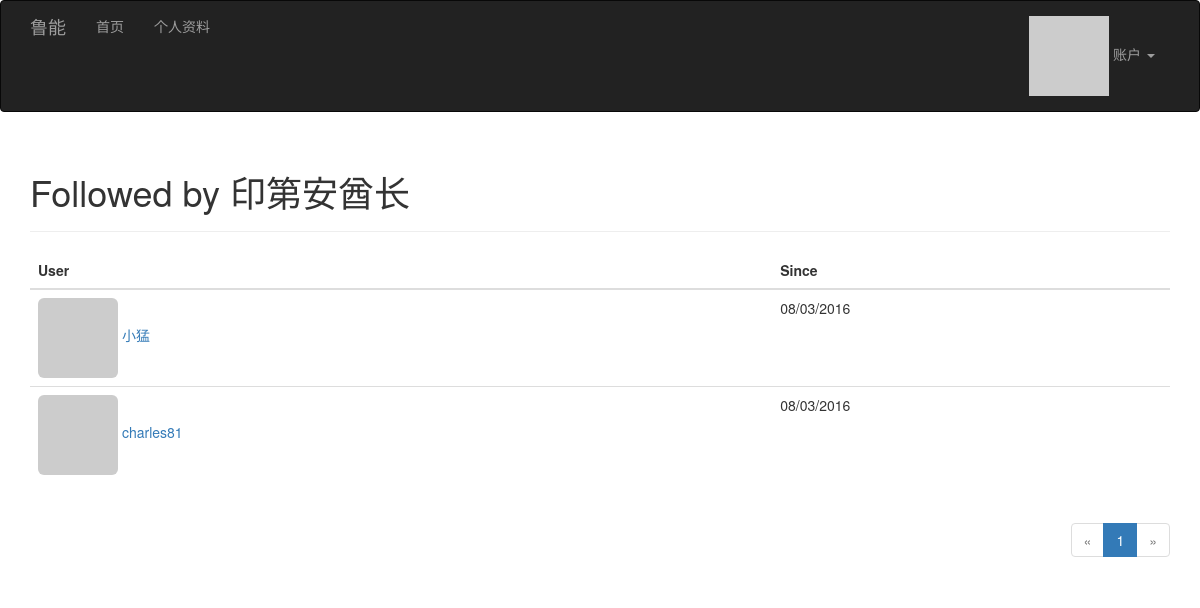
Page /followed-by/印第安酋长 (signed in) on the committed database.
### app/models.py (models this page shows, shortened)
class User(UserMixin,db.Model):
    __tablename__='users'
    id=db.Column(db.Integer,primary_key=True)
    email=db.Column(db.String(64),unique=True,index=True)
    username=db.Column(db.String(64),unique=True,index=True)
    password_hash=db.Column(db.String(128))
    role_id=db.Column(db.Integer,db.ForeignKey('roles.id'))
    name=db.Column(db.String(64))
    location=db.Column(db.String(64))
    about_me=db.Column(db.Text())
    member_since=db.Column(db.DateTime(),default=datetime.utcnow)
    last_seen=db.Column(db.DateTime(),default=datetime.utcnow)
    avatar_hash=db.Column(db.String(32))
    posts=db.relationship('Post',backref='author',lazy='dynamic')
    followed=db.relationship('Follow',foreign_keys=[Follow.follower_id],backref=db.backref('follower',lazy='joined'),lazy='dynamic',cascade='all,delete-orphan')
    followers=db.relationship('Follow',foreign_keys=[Follow.followed_id],backref=db.backref('followed', lazy='joined'),lazy='dynamic',cascade='all, delete-orphan')
    @property
    def password(self):
        raise AttributeError('password is not a readable attribute')
    def ping(self):
        self.last_seen=datetime.utcnow()
        db.session.add(self)
    def gravatar(self,size=100,default='identicon',rating='g'):
        if request.is_secure:
            url = 'https://secure.gravatar.com/avatar'
        else:
            url = 'http://cn.gravatar.com/avatar'
        hash= self.avatar_hash or hashlib.md5(str(self.email).encode('utf-8')).hexdigest()
        return '{url}/{hash}?s={size}&d={default}&r={rating}'.format(url=url, hash=hash, size=size, default=default, rating=rating)

class Follow(db.Model):
    __tablename__='follows'
    follower_id=db.Column(db.Integer,db.ForeignKey('users.id'),primary_key=True)
    followed_id=db.Column(db.Integer,db.ForeignKey('users.id'),primary_key=True)
    timestamp=db.Column(db.DateTime,default=datetime.utcnow)

### app/main/views.py (the view)
@main.route('/followed-by/<username>')
def followed_by(username):
    user = User.query.filter_by(username=username).first()
    if user is None:
        flash('非用户.')
        return redirect(url_for('.index'))
    page = request.args.get('page', 1, type=int)
    pagination = user.followed.paginate(page, per_page=current_app.config['FLASKY_FOLLOWERS_PER_PAGE'],error_out=False)
    follows = [{'user': item.followed, 'timestamp': item.timestamp}for item in pagination.items]
    return render_template('followers.html', user=user, title="Followed by",endpoint='.followed_by', pagination=pagination,follows=follows)

### app/auth/views.py (called while the page is built)
@auth.before_app_request
def before_request():
    if current_user.is_authenticated:
        current_user.ping()

### app/main/__init__.py (called while the page is built)
@main.app_context_processor
def inject_permissions():
    return dict(Permission=Permission)

### app/models.py (called while the page is built)
@login_manager.user_loader
def load_user(user_id):
    return User.query.get(int(user_id))

### app/templates/followers.html (shortened to what this page needs)
{% extends "base.html" %}
{% import "_macros.html" as macros %}
{% block page_content %}
<div class="page-header">
    <h1>{{ title }} {{ user.username }}</h1>
</div>
<table class="table table-hover followers">
    <thead><tr><th>User</th><th>Since</th></tr></thead>
    {% for follow in follows %}
    {%if follow.user != user %}
    <tr>
        <td>
            <a href="{{ url_for('.user', username = follow.user.username) }}">
                <img class="img-rounded" src="{{ follow.user.gravatar(size=32) }}">
                {{ follow.user.username }}
            </a>
        </td>
        <td>{{ moment(follow.timestamp).format('L') }}</td>
    </tr>
    {% endif %}
    {% endfor %}
</table>
<div class="pagination">
    {{ macros.pagination_widget(pagination, endpoint, username = user.username) }}
</div>
{% endblock %}

### app/static/styles.css (style rules this page uses)
div.pagination { width: 100%; text-align: right; padding: 0px; margin: 0px; }

### rows in the picture
User: username "印第安酋长"
User: user.username "小猛"
Follow: timestamp "08/03/2016"
User: user.username "charles81"
Follow: timestamp "08/03/2016"

### other values in the picture
{{ title }} "Followed by"
{{ p }} "1"
